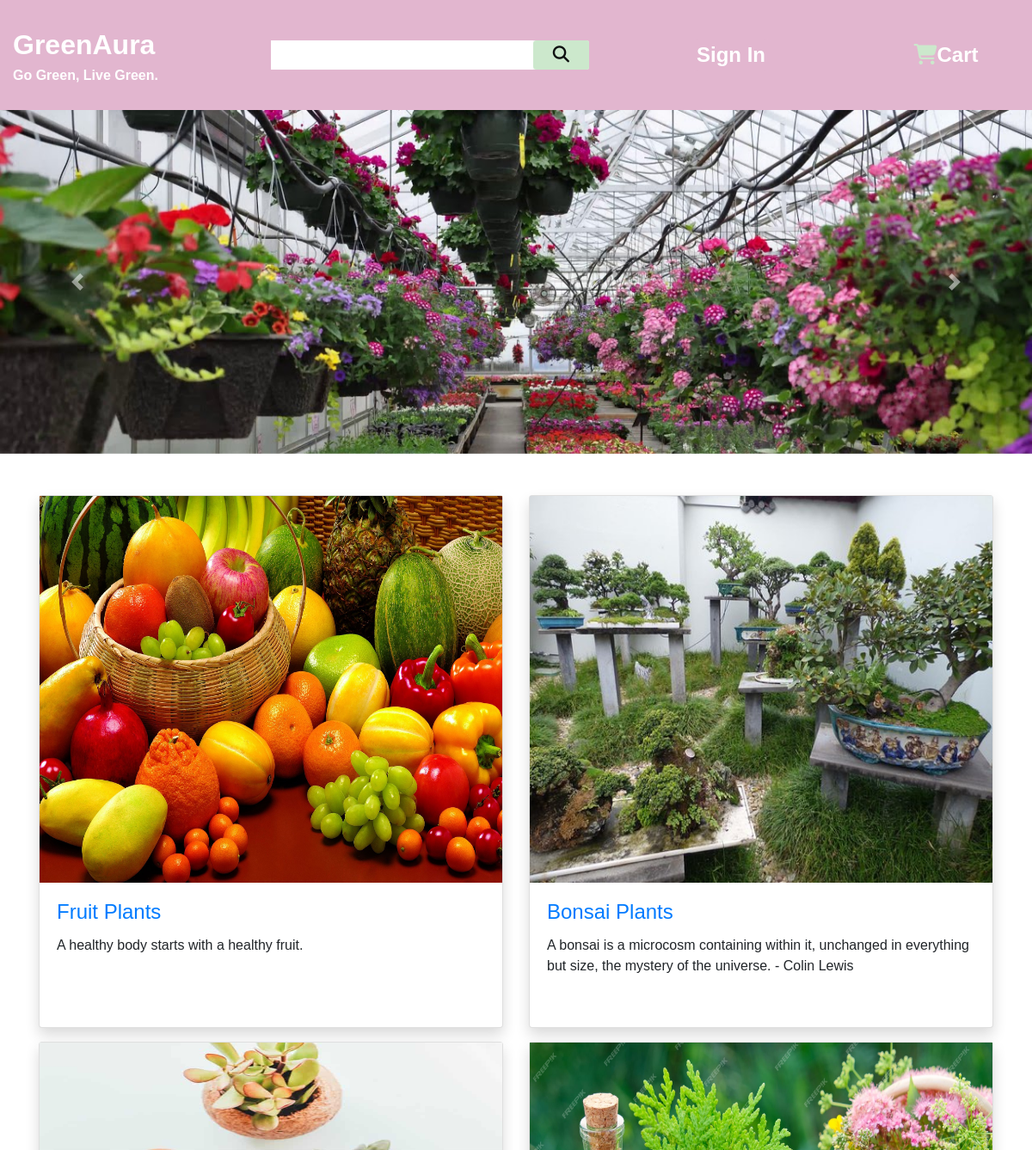
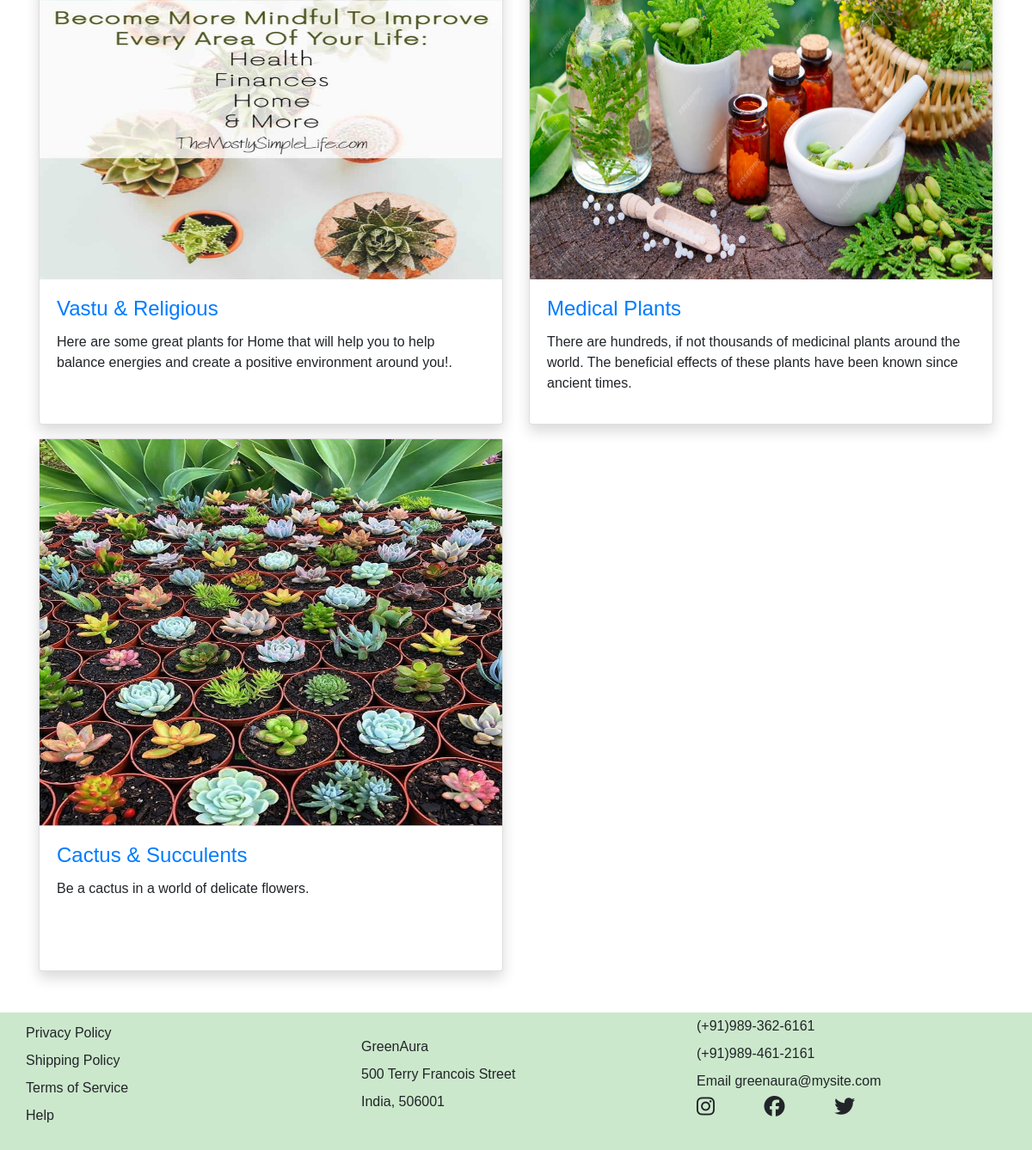
The page / on the database its author committed (2 pictures, top to bottom).
### products/models.py (models this page shows, shortened)
class Category(models.Model):
    id=models.UUIDField(default=uuid.uuid4,unique=True,primary_key=True,editable=False)
    name = models.CharField(max_length=20)
    category_image = models.ImageField(upload_to ='products/',null=True)
    caption= models.CharField(max_length = 200, default = "", null=True, blank=True)

### products/views.py (the view)
# urls.py: 2. Add a URL to urlpatterns:  path('', views.home, name='home')
def home(request):
    categoryList=Category.objects.all()
    context={'categoryList':categoryList}
    return render(request,'landingPage.html',context)

### users/templatetags/custom_tags.py (called while the page is built)
@register.filter(name='in_group')
def in_group(user, group_name):
    return user.groups.filter(name=group_name).exists()

### templates/landingPage.html (shortened to what this page needs)
{% extends 'main.html' %}
{% load static %}
{% block content %}
<div id="carousel-Controls" class="carousel slide d-block w-80" data-ride="carousel">
    <div class="carousel-inner">
      <div class="carousel-item active">
        <img src="{% static 'images/card1.png' %}"  class="d-block w-100" alt="...">
      </div>
    </div>
   <button class="carousel-control-prev" type="button" data-target="#carouselExampleControls" data-slide="prev">
      <span class="carousel-control-prev-icon" aria-hidden="true"></span>
    </button>
    <button class="carousel-control-next" type="button" data-target="#carouselExampleControls" data-slide="next">
      <span class="carousel-control-next-icon" aria-hidden="true"></span>
    </button>
</div>
<div class="container my-4">
 <div class="row py-3">
  {% for category in categoryList %}
  <div class="col-md-6 my-2">
    <div class="card shadow" style="height:620px;">
      <img src="{{ category.category_image.url }}" class="card-image-top img-fluid" style="height:450px;width:600px;">
      <div class="card-body">
        <h4 class="card-title"><a href="{% url 'productsList' category.id %}" class="text-decoration-none">{{category.name}}</a></h4>
        <p class="card-text">{{category.caption}}</p>
      </div>
    </div>
  </div>
  {% endfor %}
 </div>
</div>
{% endblock content %}

### static/styles/app.css (style rules this page uses)
* { margin:0; font-family:Arial; border:border-box; }
html,body { height: 100%; margin: 0; }
#carousel-Controls .carousel-item img { object-fit: cover; object-position: center; overflow: hidden; height:400px; }

### rows shown on the page
Category: category_image (picture), name "Fruit Plants", caption "A healthy body starts with a healthy fruit."
Category: category_image (picture), name "Bonsai Plants", caption "A bonsai is a microcosm containing within it, unchanged in everything but size, the mystery of the universe. - Colin Lewis"
Category: category_image (picture), name "Vastu & Religious", caption "Here are some great plants for Home that will help you to help balance energies and create a positive environment around you!."
Category: category_image (picture), name "Medical Plants", caption "There are hundreds, if not thousands of medicinal plants around the world. The beneficial effects of these plants have been known since ancient times."
Category: category_image (picture), name "Cactus & Succulents", caption "Be a cactus in a world of delicate flowers."
